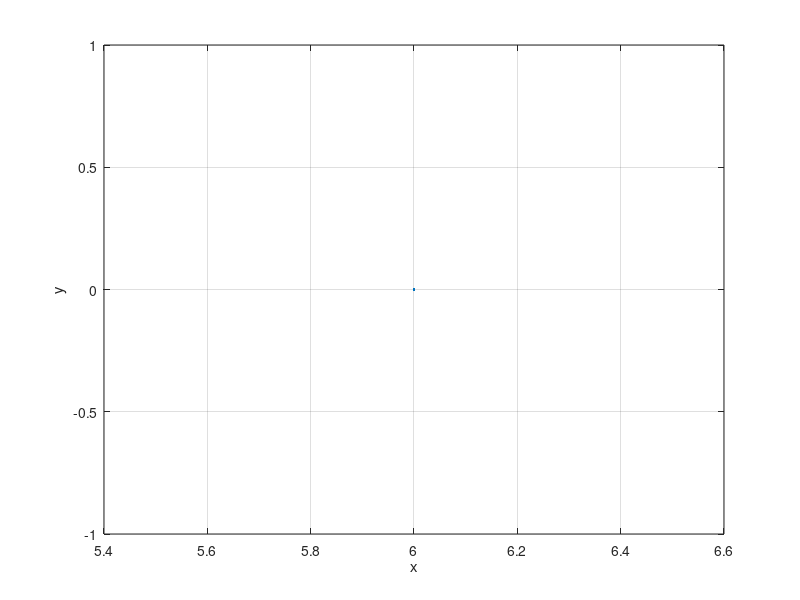

This figure's MATLAB source:

for t = [0:0.001:6]

if t < 1
    y = -(40*pi/3) + 12*pi*t - 3.5*pi*t.^2 + (pi/3)*t.^3;

    yd = 12*pi - 7*pi*t + pi*t.^2;

    ydd = -7*pi + 2*pi*t;
elseif t < 3
    y = pi/6;

    yd = 0;

    ydd = 0;
elseif t < 4
   y  = (pi/2)*t.^2 - (pi/3)*t.^3;

    yd = pi*t - pi*t.^2;

    ydd = pi - 2*pi*t;
else 
    y  = 0;

    yd = 0;

    ydd = 0;


end

end

plot(t,y,'LineWidth',2)
grid on
xlabel('x')
ylabel('y')
